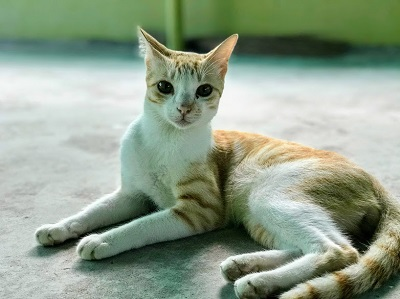
#> input picture OpenCV_code/images/cat1.jpg, 400 x 299 px
$ python canny_edge.py
#> lines starting #> are read from the running program, lines starting #| are printed output that depends on the picture
# -*- coding: utf-8 -*-
"""

@author: abhilash
"""
#import opencv library
import cv2 as cv
#import numpy as np


#read the image from computer
img = cv.imread('images/cat1.jpg')
#> img is the input picture: shape (299, 400, 3); mean B, G, R 139.2, 158.9, 144
cv.imshow("Original Image", img)

#canny edge detection code
edges = cv.Canny(img, 110, 210)
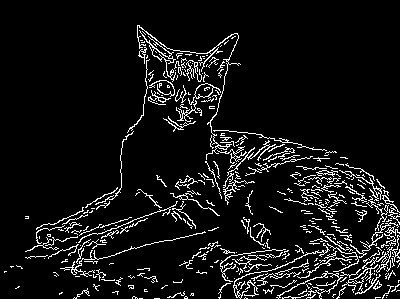
#> edges: shape (299, 400); 7.7% white in thin lines or dots
cv.imshow("Edge Detected Image", edges)

$ run again, with OpenCV_code/images/abhi1.JPG copied over OpenCV_code/images/cat1.jpg
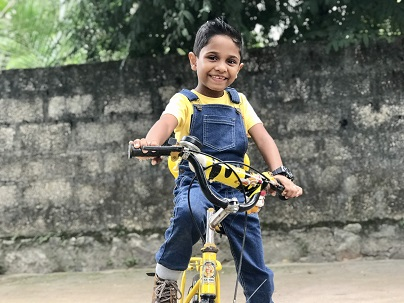
#> input picture OpenCV_code/images/abhi1.JPG, 404 x 303 px
#> img is the input picture: shape (303, 404, 3); mean B, G, R 109, 119.1, 116.7
#> `edges = cv.Canny(img, 110, 210)`:
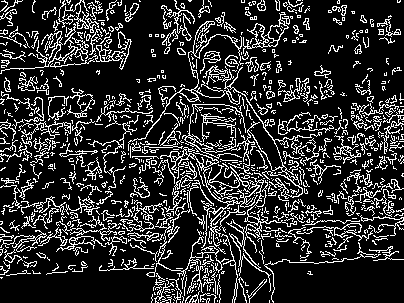
#> edges: shape (303, 404); 18.4% white in thin lines or dots

$ run again, with OpenCV_code/images/abhi2.jpg copied over OpenCV_code/images/cat1.jpg
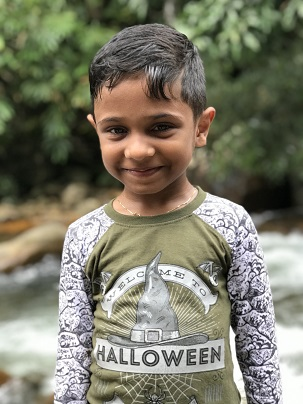
#> input picture OpenCV_code/images/abhi2.jpg, 303 x 404 px
#> img is the input picture: shape (404, 303, 3); mean B, G, R 105.3, 122.7, 124.1
#> `edges = cv.Canny(img, 110, 210)`:
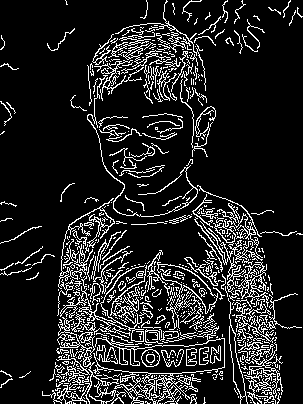
#> edges: shape (404, 303); 13.7% white in thin lines or dots
